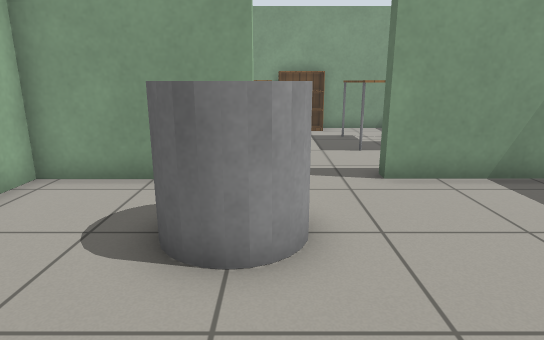
[1] (above)

16 first-person views from a walk through a world built for the Gazebo simulator. The camera is 1 m above the floor, tilts 14° down and sees 75° across. The floor is counted in squares, 0.5 m on a side. Each view is taken from the middle of a square. On the plan, view 1 faces up. The plan holds only what a view shows up to about 18 squares ahead; the rest is blank. Gazebo's built-in surfaces are drawn with simple patterns.

[2]
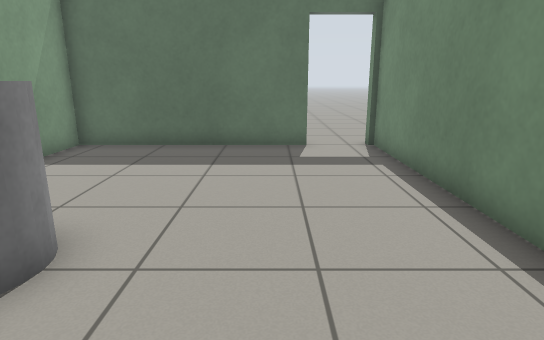

[3]
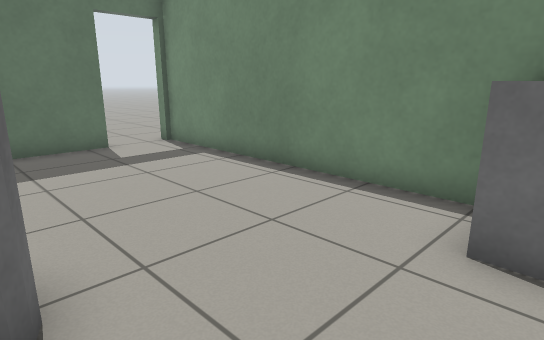

[4]
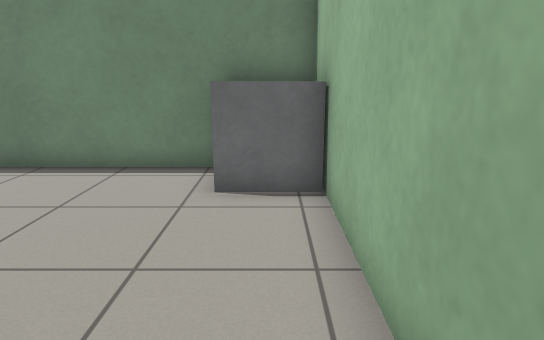

[5]
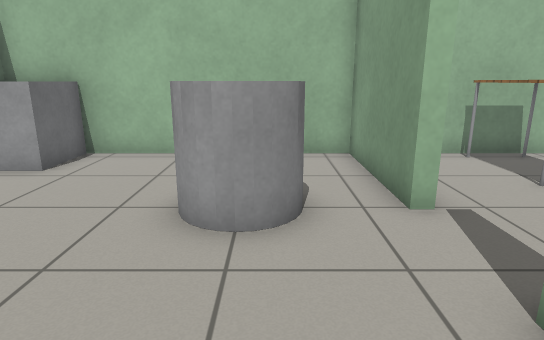

[6]
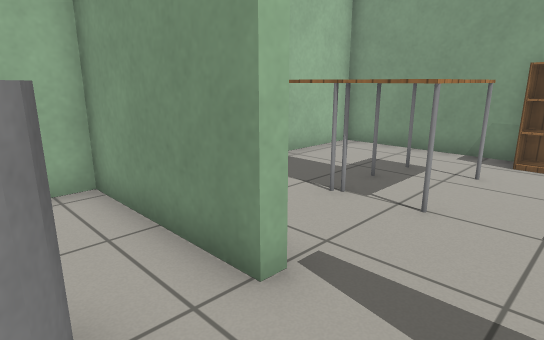

[7]
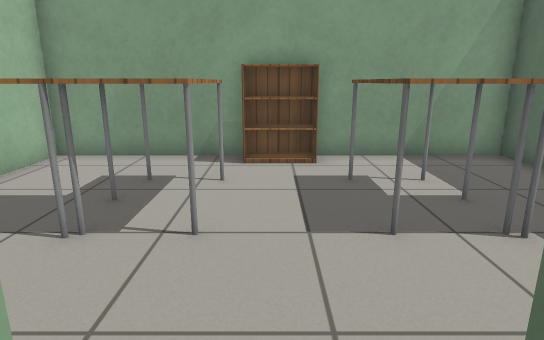

[8]
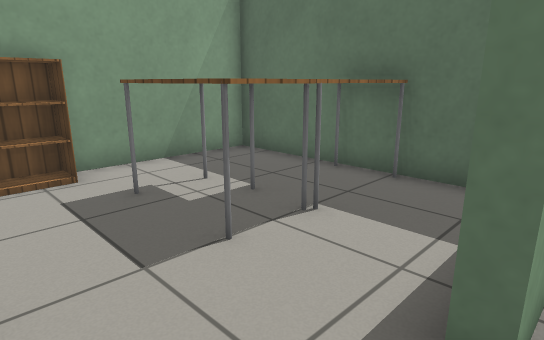

[9]
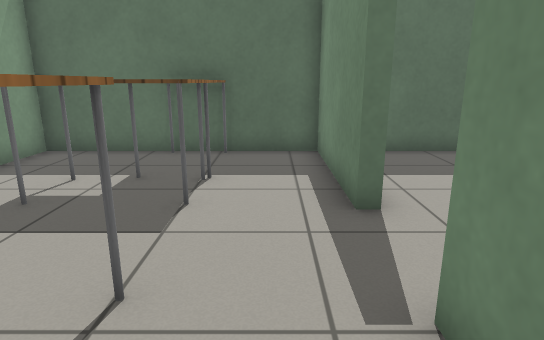

[10]
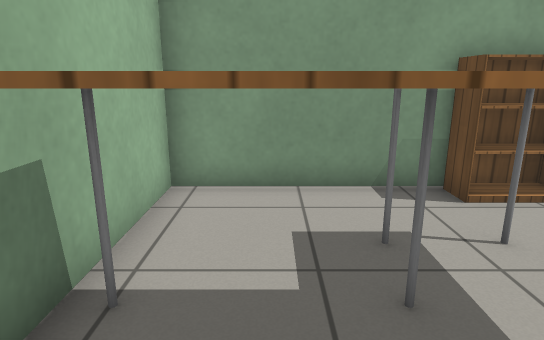

[11]
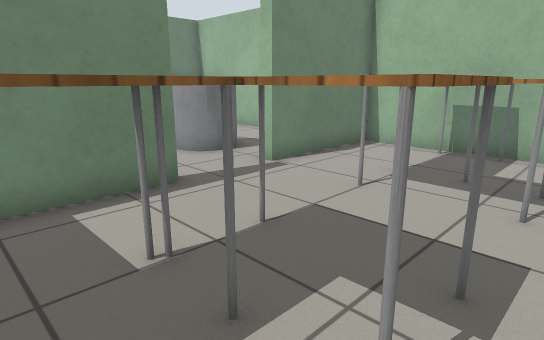

[12]
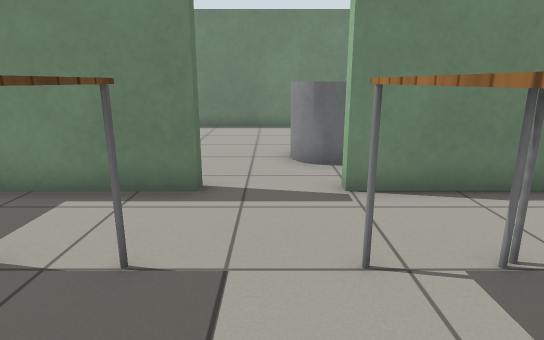

[13]
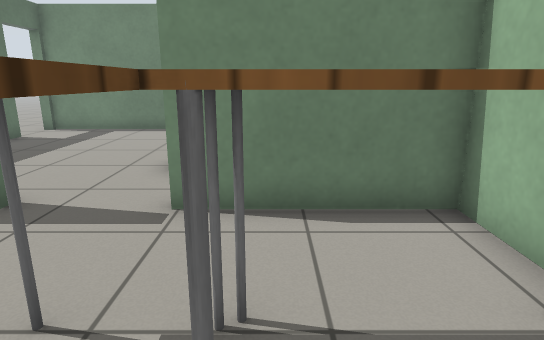

[14]
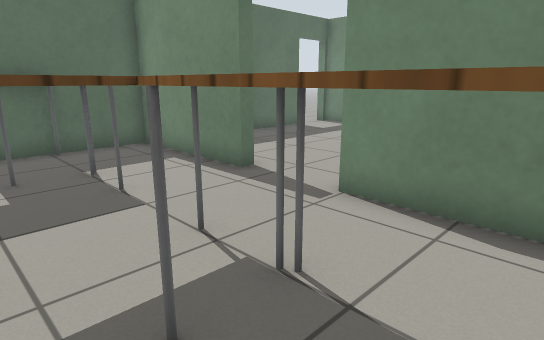

[15]
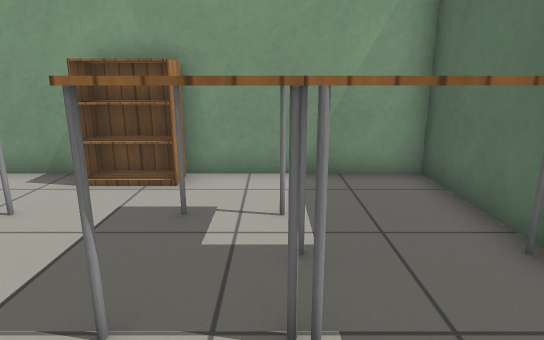

[16]
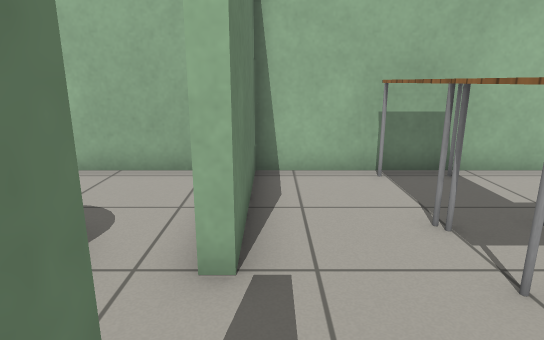

### Floor plan
Points are (right, up) in squares from view 1. A wall is a line through its corners. A room is listed if a view was taken in it or the views show most of it. See-through windows are left out.
Room 1 (views 1, 2, 3, 4, 5, 6, 7)
walls: (-0.4, 7.2) (-5, 7.2) (-5, -2.3); (-2.6, -2.3) (7.4, -2.3); (7.3, -0.1) (7.3, 7.2) (2.4, 7.2)
ways out: opening at (1, 7) to room 2
objects: grey box (-4, -2) to (-3, -1); grey cylinder (-1, 4) to (0, 5)
Room 2 (views 8, 9, 10, 11, 12, 13, 14, 15, 16)
walls: (2.4, 7.2) (2.4, 7.6) (7.3, 7.6) (7.3, 9.6); (7.3, 12.4) (7.3, 15.7) (-5, 15.7) (-5, 7.6) (-0.4, 7.6) (-0.4, 7.2)
ways out: opening at (1, 7) to room 1
objects: table (-4, 11) to (-2, 12); table (-1, 11) to (0, 13); bookshelf (1, 15) to (2, 15); table (3, 11) to (4, 13); table (5, 10) to (7, 12)

Positions as (right, up) in squares from view 1, and headings:
1: (0, 0), facing up
2: (-4, 1), facing right
3: (-4, 4), facing down-right
4: (-4, 6), facing down
5: (5, 5), facing left
6: (2, 5), facing up-left
7: (1, 6), facing up
8: (0, 7), facing up-right
9: (-3, 9), facing right
10: (-3, 9), facing up
11: (6, 14), facing down-left
12: (1, 14), facing down
13: (-2, 13), facing down
14: (-4, 13), facing down-right
15: (4, 8), facing up
16: (3, 8), facing left
